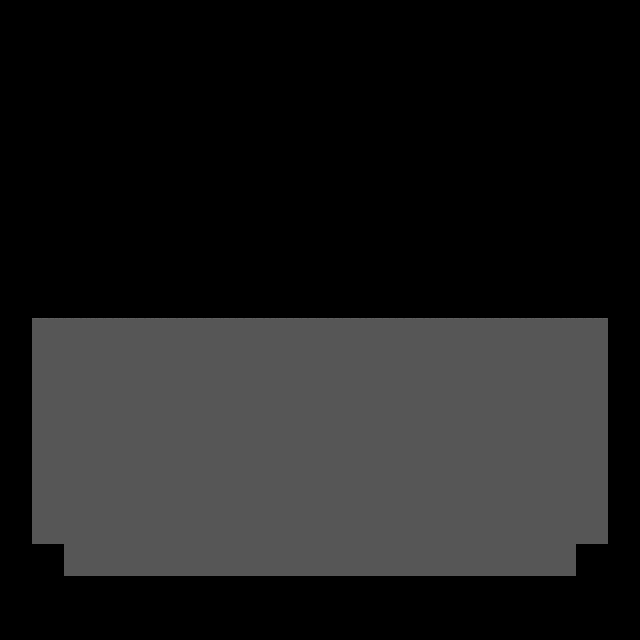

A level layout from a 2D game, rendered from its tile map. Below: a short description, then the map file with its tile-grid data intact:
An orthogonal 20x20 tile map with 32x32 px tiles, 1 tile layer (test), 2 tilesets and 1 object (Player).

<map version="1.5" tiledversion="1.7.1" orientation="orthogonal" renderorder="left-up" width="20" height="20" tilewidth="32" tileheight="32" infinite="0" nextlayerid="4" nextobjectid="2">
 <tileset firstgid="1" source="ground-sheet.tsx" />
 <tileset firstgid="5" source="player_test.tsx" />
 <layer id="2" name="test" width="20" height="20">
  <data encoding="csv">
0,0,0,0,0,0,0,0,0,0,0,0,0,0,0,0,0,0,0,0,
0,0,0,0,0,0,0,0,0,0,0,0,0,0,0,0,0,0,0,0,
0,0,0,0,0,0,0,0,0,0,0,0,0,0,0,0,0,0,0,0,
0,0,0,0,0,0,0,0,0,0,0,0,0,0,0,0,0,0,0,0,
0,0,0,0,0,0,0,0,0,0,0,0,0,0,0,0,0,0,0,0,
0,0,0,0,0,0,0,0,0,0,0,0,0,0,0,0,0,0,0,0,
0,0,0,0,0,0,0,0,0,0,0,0,0,0,0,0,0,0,0,0,
0,0,0,0,0,0,0,0,0,0,0,0,0,0,0,0,0,0,0,0,
0,0,0,0,0,0,0,0,0,0,0,0,0,0,0,0,0,0,0,0,
0,1,1,1,1,1,3,3,2,3,2,2,3,2,3,3,2,1,1,0,
0,4,4,4,4,4,4,4,4,4,4,4,4,4,4,4,4,4,4,0,
0,4,4,4,4,4,4,4,4,4,4,4,4,4,4,4,4,4,4,0,
0,4,4,4,4,4,4,4,4,4,4,4,4,4,4,4,4,4,4,0,
0,4,4,4,4,4,4,4,4,4,4,4,4,4,4,4,4,4,4,0,
0,4,4,4,4,4,4,4,4,4,4,4,4,4,4,4,4,4,4,0,
0,4,4,4,4,4,4,4,4,4,4,4,4,4,4,4,4,4,4,0,
0,4,4,4,4,4,4,4,4,4,4,4,4,4,4,4,4,4,4,0,
0,0,4,4,4,4,4,4,4,4,4,4,4,4,4,4,4,4,0,0,
0,0,0,0,0,0,0,0,0,0,0,0,0,0,0,0,0,0,0,0,
0,0,0,0,0,0,0,0,0,0,0,0,0,0,0,0,0,0,0,0
</data>
 </layer>
 <objectgroup id="3" name="Player">
  <object id="1" name="Player" type="Player" gid="5" x="36.4905" y="312.303" width="28" height="48" />
 </objectgroup>
</map>
